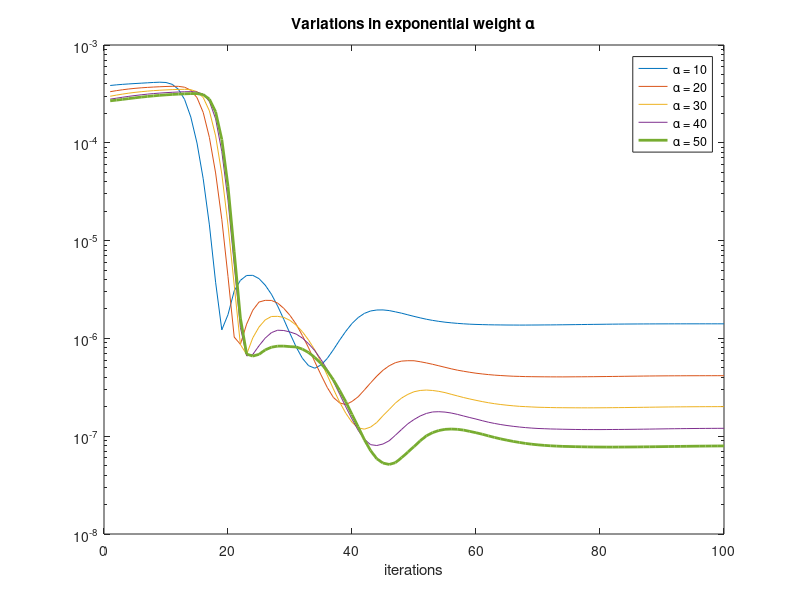

The MATLAB script that drew this image:
clc
clear all
close all

%% Ackley function minimization in dimension 1

B = 0;
C = 0;
f = @(x) -20*exp(-0.2*abs(x-B))-exp(cos(2*pi*(x-B)))+ 20+ exp(1)+ C;
%f = @(x) (x-B).^2 -10*cos(2*pi*(x-B)) +10 +C;


%% Parameters

N      = 100;        % Number of agents
dt     = 1e-1;      % Time step
T      = 10;        % Final time
niter  = T/dt;
eps    = 1e-6;
alphav  = [10,20,30,40,50];        
sigma  = 0.1;
M      = 500;       % Number of samples
lambda = 1;

% Initial position in [-5,5]
X0 = rand(N,1)*10 -5; 

% weight function
waf = @(x) exp(-alpha*f(x));

%% Method
X     = X0; 
wafx  = zeros(N,1);
XM = zeros(1,M);
dec   = zeros(niter,5);

tic
for t=1:M
for k=1:5
    alpha=alphav(k);
    for i=1:niter
    %while norm (X-X(1),2)> eps
        Z =randn(N,1);                     % N N(0,1) random numbers
        wafx = exp(-alpha*f(X));
        m = (X'*wafx)/sum(wafx);
        X = X - dt*lambda*(X-m) + sigma*sqrt(dt)*(abs(X-m).*Z);
        dec(i,k)= dec(i,k)+ (abs(m))^2;
        %dec(i,k)= sqrt(sum(X.^2));
    end
    X    = X0; 
    wafx = zeros(N,1);
end
end
dec=dec/M;
toc

%% plot

% fX0 = f(X0);
% x = linspace(-5, 5, 200);
% fx = f(x);
% 
% figure
% plot (x, fx, '-b', X0, fX0, 'or', XM(1,:), f(XM(1,:)), '*g','linewidth',2)
% xlabel('x')
% ylabel('function value')
% legend('Ackley function','starting points','ending points')
% title('Minimization of Ackley function')


% figure
% plot (x, fx, '-b')
% title('Ackley function')

% figure
% histogram(XM,50)
% axis([-0.01 0.01 0 50])
% title('Histogram')
figure
semilogy (1:niter, dec(:,1),1:niter, dec(:,2),1:niter, dec(:,3),1:niter, dec(:,4),1:niter, dec(:,5),'linewidth',2)
xlabel('iterations')
title('Variations in exponential weight \alpha')
legend('\alpha = 10','\alpha = 20','\alpha = 30','\alpha = 40','\alpha = 50')


